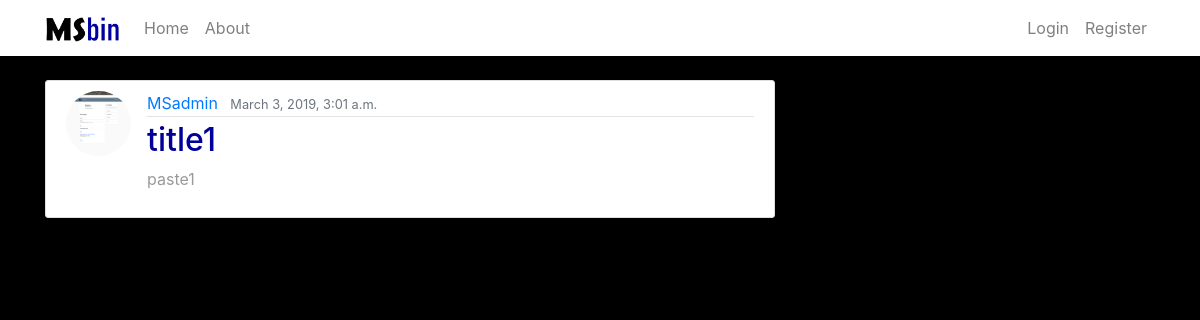
The page /paste/2/ on the database as committed earlier.
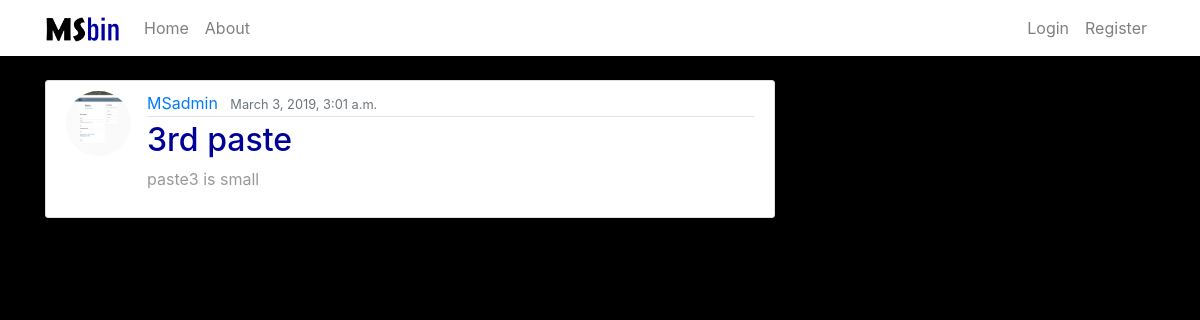
The same page on the database as committed later.
### index/models.py (models this page shows, shortened)
class Paste(models.Model):
    title = models.CharField(max_length=60)
    content = models.TextField(max_length=524288)
    date = models.DateTimeField(default=timezone.now)
    author = models.ForeignKey(User, on_delete=models.CASCADE)

### users/models.py (models this page shows, shortened)
class Profile(models.Model):
    user = models.OneToOneField(User, on_delete=models.CASCADE)
    image = models.ImageField(default='Default.jpg', upload_to='profile_pics')

### index/views.py (the view)
# urls.py: path('paste/<int:pk>/', PasteDetailView.as_view(), name='paste-detail'),
class PasteDetailView(DetailView):
	model = Paste

### index/templates/index/paste_detail.html (shortened to what this page needs)
{% extends "index/base.html" %}
{% block content %}
<article class="media content-section">
  <img class="rounded-circle article-img" src="{{ object.author.profile.image.url }}" >
  <div class="media-body">
    <div class="article-metadata">
      <a class="mr-2" href="#">{{ object.author }}</a>
      <small class="text-muted">{{ object.date }}</small>
    </div>
    <h2 class="article-title">{{ object.title }}</h2>
    <p class="article-content">{{ object.content }}</p>
  </div>
</article>
{% endblock %}

Rows that differ between the two databases and show on the page:
changed Paste "MSadmin": title "title1" → "3rd paste"; content "paste1" → "paste3 is small"
